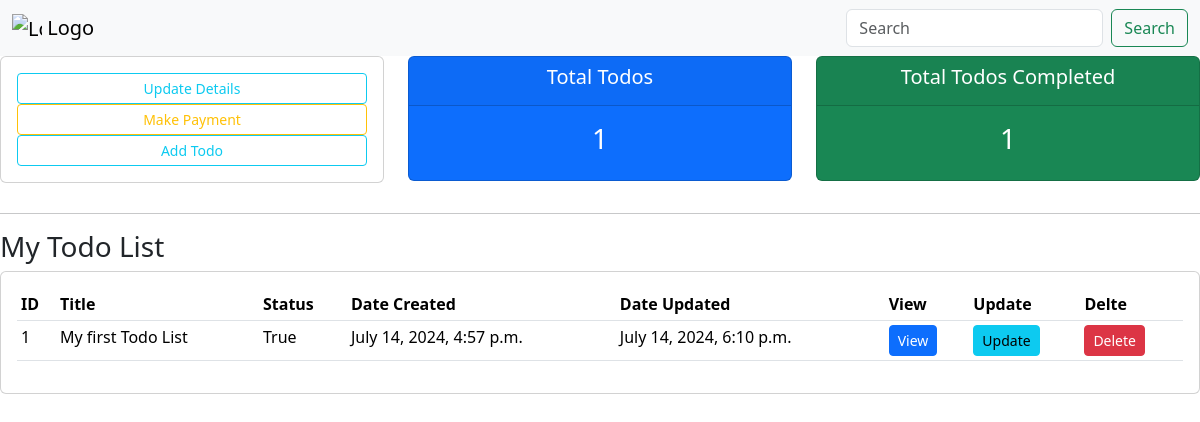
Page /todo/ on the earlier database version.
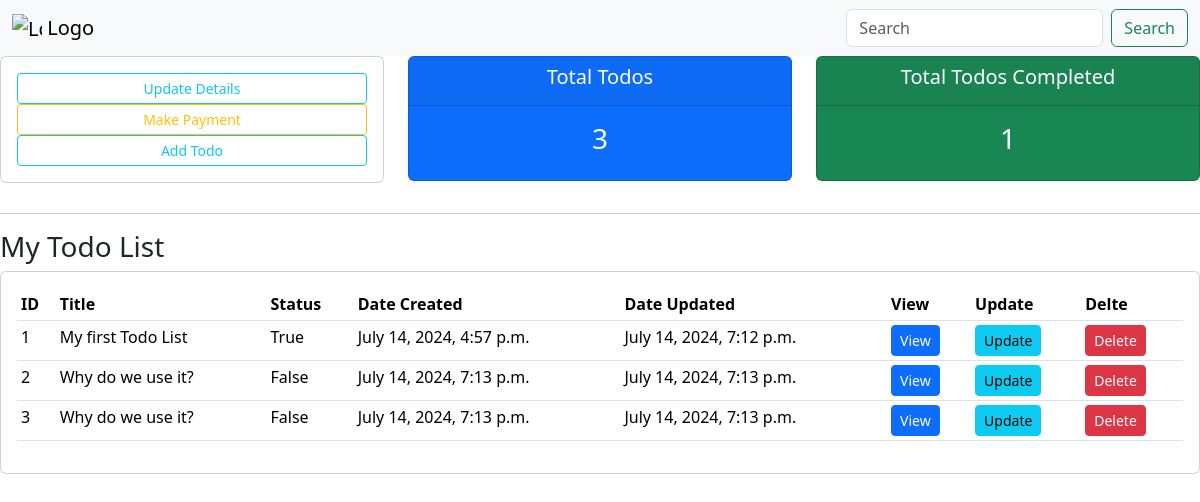
Same page on the later database version.
### todo/models.py (models this page shows, shortened)
class Todo(models.Model):
    title = models.CharField(max_length=100)
    description = models.TextField(null=True, blank=True)
    completed = models.BooleanField(default=False)
    created_at = models.DateTimeField(auto_now_add=True)
    updated_at = models.DateTimeField(auto_now=True)

### todo/views.py (the view)
# urls.py: path('', views.TodoList, name='todo_list'),
def TodoList(request):
    todos = Todo.objects.all()
    total = todos.count()
    completed = Todo.objects.filter(completed=True).count()
    context = {
        'todos': todos,
        'total': total,
        'completed': completed,
    }
    return render(request, 'todo_list.html', context)

### todo/templates/todo_list.html (shortened to what this page needs)
{%  extends 'main.html' %}
{% load static %}
{% block content %}
{%  include 'user_status.html' %}
<hr>
<div class="row">
    <div class="col-md-12">
        <strong><h3>My Todo List</h3></strong>
        <div class="card card-body">
            <table class="table table-sm">
                <tr>
                    <th> ID </th>
                    <th>Title</th>
                    <th>Status</th>
                    <th>Date Created</th>
                    <th>Date Updated</th>
                    <th>View</th>
                    <th>Update</th>
                    <th>Delte</th>
                </tr>
                {% for todo in todos %}
                    <tr>
                        <td> {{ todo.id}} </td>
                        <td>{{ todo.title }}</td>
                        <td>{{ todo.completed }}</td>
                        <td>{{ todo.created_at }}</td>
                        <td>{{ todo.updated_at }}</td>
                        <td><a class= "btn btn-sm btn-primary" href="{% url 'todo_detail' todo.id %}"> View </a></td>
                        <td><a class= "btn btn-sm btn-info" href="{% url 'todo_update' todo.id%}"> Update </a></td>
                        <td><a class= "btn btn-sm btn-danger" href="#"> Delete </a></td>
                    </tr>
				{% endfor %}
            </table>
        </div>
    </div>
</div>
{% endblock %}

### todo/templates/main.html (shortened to what this page needs)
{% load static %}
<!DOCTYPE html>
<html lang="en">
<head>
    <link href="https://cdn.jsdelivr.net/npm/bootstrap@5.3.2/dist/css/bootstrap.min.css" rel="stylesheet">
    <link rel="stylesheet"  href="{% static 'main.css' %}">
</head>
<body>
    {% include 'navbar.html'%}
    {% block content %}
    {% endblock %}
</body>
</html>

### todo/templates/navbar.html (shortened to what this page needs)
<nav class="navbar navbar-expand-lg bg-body-tertiary">
    <div class="container-fluid">
        <a class="navbar-brand" href="#">
            <img src="https://getbootstrap.com/docs/5.3/assets/brand/bootstrap-logo.svg" alt="Logo" width="30" height="24" class="d-inline-block align-text-top">
            Logo
          </a>
        <form class="d-flex" role="search">
          <input class="form-control me-2" type="search" placeholder="Search" aria-label="Search">
          <button class="btn btn-outline-success" type="submit">Search</button>
        </form>
      </div>
  </nav>
  <link href="https://cdn.jsdelivr.net/npm/bootstrap@5.3.3/dist/css/bootstrap.min.css" rel="stylesheet">

### todo/templates/user_status.html
<div class="row">
  <div class="col-md">
    <div class="card card-body">
      <a class="btn btn-outline-info btn-sm btn-block" href="#">Update Details</a>
      <a class="btn btn-outline-warning btn-sm btn-block" href="#">Make Payment</a>
      <a class="btn btn-outline-info btn-sm btn-block" href="{% url 'todo_create' %}">Add Todo</a>
    </div>
  </div>
  <div class="col">
    <div class="col-md">
      <div class="card text-center text-white bg-primary mb-3" id="orders-delivered">
        <div class="card-header">
          <h5 class="card-title">Total Todos</h5>
        </div>
        <div class="card-body">
          <h3 class="card-title">{{total}}</h3>
        </div>
      </div>
    </div>
  </div>
  <div class="col">
    <div class="col-md">
      <div class="card text-center text-white bg-success mb-3" id="orders-pending">
        <div class="card-header">
          <h5 class="card-title">Total Todos Completed</h5>
        </div>
        <div class="card-body">
          <h3 class="card-title">{{completed}}</h3>
        </div>
      </div>
    </div>
  </div>
</div>

### todo/static/main.css (style rules this page uses)
body { background-color: #ebeff5; }
#orders-delivered { background-color: #7abecc; }
#orders-pending { background-color: #7CD1C0; }

Differences in the rows shown:
changed Todo "My first Todo List": updated_at "July 14, 2024, 6:10 p.m." → "July 14, 2024, 7:12 p.m."
added Todo: id "2", title "Why do we use it?", completed "False", created_at "July 14, 2024, 7:13 p.m.", updated_at "July 14, 2024, 7:13 p.m."
added Todo: id "3", title "Why do we use it?", completed "False", created_at "July 14, 2024, 7:13 p.m.", updated_at "July 14, 2024, 7:13 p.m."
Other differences:
{{ total }}: "1" → "3"
